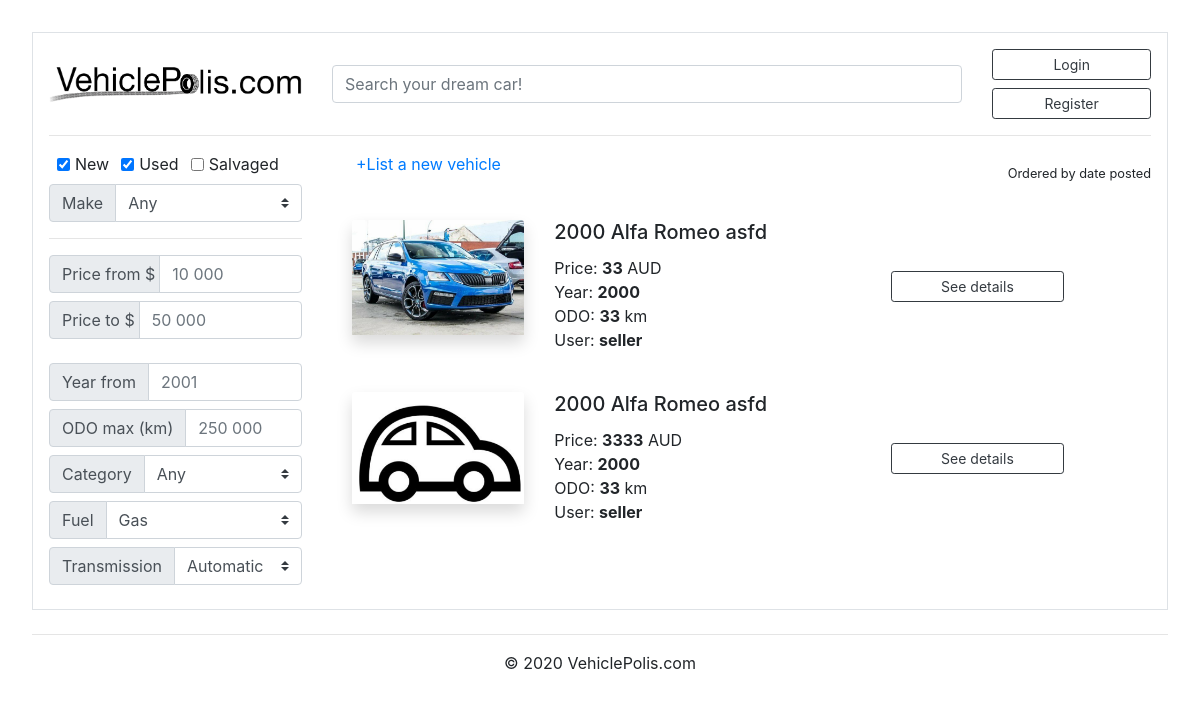
The app's page /item_list, older data.
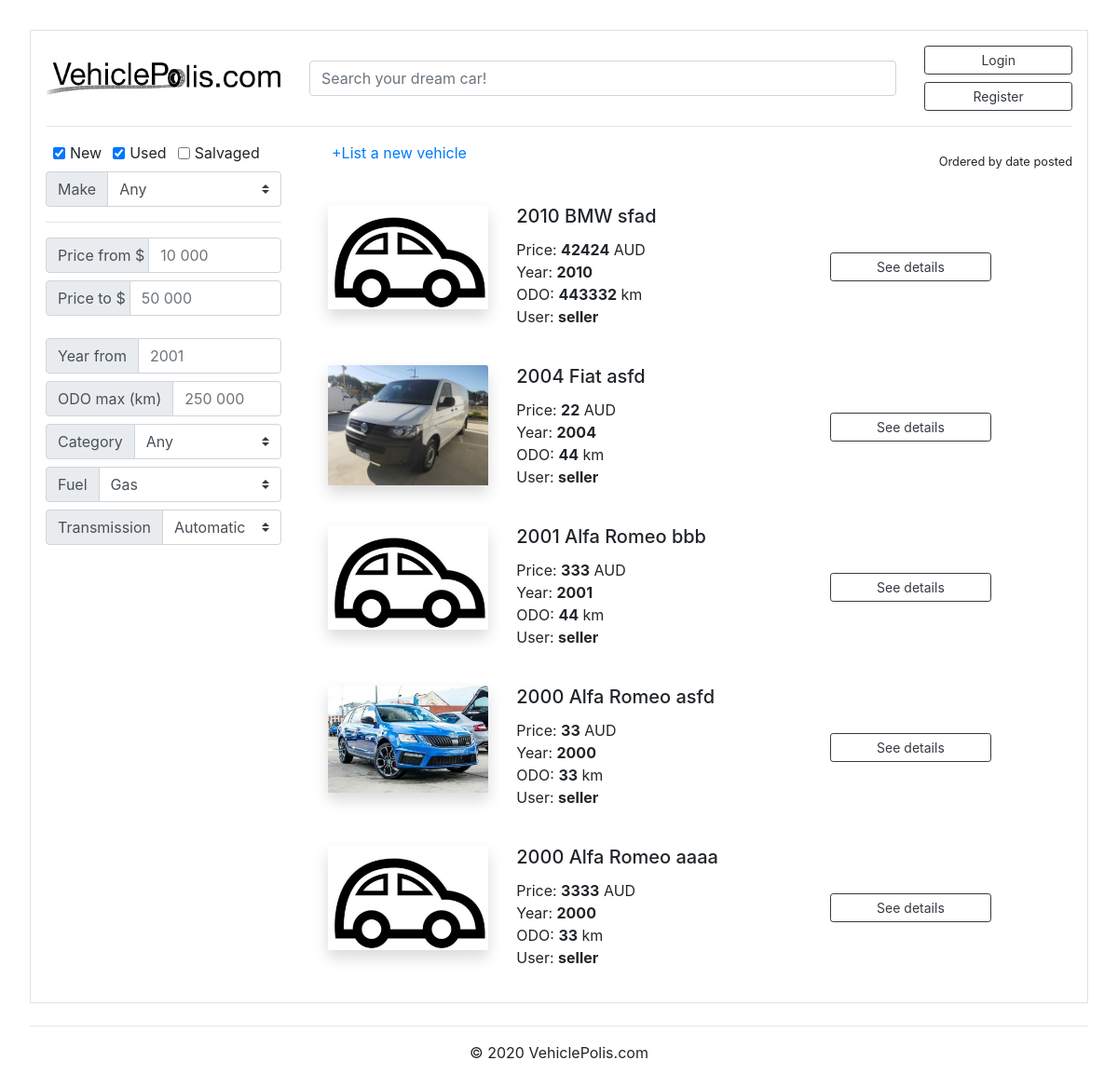
The same page, newer data.
### marketplace/models.py (models this page shows, shortened)
class Post(db.Model):
    id = db.Column(db.Integer, primary_key=True)
    condition = db.Column(db.String(100), nullable=False)
    title = db.Column(db.String(100), nullable=False)
    make = db.Column(db.String(100), nullable=False)
    model = db.Column(db.String(100), nullable=False)
    price = db.Column(db.Integer(), nullable=False)
    year = db.Column(db.Integer(), nullable=False)
    ODO = db.Column(db.Integer(), nullable=False)
    category = db.Column(db.String(100), nullable=False)
    fuel = db.Column(db.String(100), nullable=False)
    transmission = db.Column(db.String(100), nullable=False)
    quantity = db.Column(db.Integer(), nullable=False)
    date_posted = db.Column(db.DateTime, nullable=False, default=datetime.now)
    description = db.Column(db.Text, nullable=True)
    image_file = db.Column(db.String(20), nullable=False, default='default.png')
    user_id = db.Column(db.Integer, db.ForeignKey('user.id'), nullable=False)
    orders = db.relationship('Order', backref='item', lazy=True)
    reviews = db.relationship('Review', backref='item', lazy=True)

class User(db.Model, UserMixin):
    id = db.Column(db.Integer, primary_key=True)
    username = db.Column(db.String(20), unique=True, nullable=False)
    email = db.Column(db.String(120), unique=True, nullable=False)
    password = db.Column(db.String(60), nullable=False)
    role = db.Column(db.String(10), unique=False, nullable=False) #not sure about this one, gotta figure out
    contact_number = db.Column(db.String(60), nullable=False)
    posts = db.relationship('Post', backref='author', lazy=True)
    orders = db.relationship('Order', backref='author', lazy=True)
    reviews = db.relationship('Review', backref='author', lazy=True)

### marketplace/routes.py (the view)
@app.route("/item_list")
def item_list():
    searchform = SearchForm()
    posts = Post.query.order_by(Post.id.desc()).all()
    return render_template('item_list.html', posts=posts, searchform=searchform)

### marketplace/forms.py
class SearchForm(FlaskForm):
    text = StringField('Search')
    submit = SubmitField('Search')

### marketplace/templates/item_list.html (shortened to what this page needs)
{% extends "base.html" %}
{% block content %}
<div class="row">
  <div class="col-md-3">
    <div class="row mb-2 mx-2">
        <div class="form-check form-check-inline">
          <input class="form-check-input" type="checkbox" id="inlineCheckbox1" value="option1" checked>
          <label class="form-check-label" for="inlineCheckbox1">New</label>
        </div>
        <div class="form-check form-check-inline">
          <input class="form-check-input" type="checkbox" id="inlineCheckbox2" value="option2" checked>
          <label class="form-check-label" for="inlineCheckbox2">Used</label>
        </div>
        <div class="form-check form-check-inline">
          <input class="form-check-input" type="checkbox" id="inlineCheckbox3" value="pt pl-5">
          <label class="form-check-label" for="inlineCheckbox3">Salvaged</label>
        </div>
    </div>
    <div class="input-group mb-2">
      <div class="input-group-prepend">
        <label class="input-group-text" for="inputGroupSelect01">Make</label>
      </div>
      <select class="custom-select" id="inputGroupSelect01">
        <option selected>Any</option>
      </select>
    </div>
    <hr>
    <div class="input-group mb-2">
      <div class="input-group-prepend">
        <span class="input-group-text mr-n2" id="basic-addon1">Price from $</span>
      </div>
      <input type="text" class="form-control" placeholder="10 000" aria-label="Username" aria-describedby="basic-addon1">
    </div>
    <div class="input-group mb-4">
      <div class="input-group-prepend">
        <span class="input-group-text mr-n2" id="basic-addon1">Price to $</span>
      </div>
      <input type="text" class="form-control" placeholder="50 000" aria-label="Username" aria-describedby="basic-addon1">
    </div>
    <div class="input-group mb-2">
      <div class="input-group-prepend">
        <span class="input-group-text" id="basic-addon1">Year from</span>
      </div>
      <input type="text" class="form-control" placeholder="2001" aria-label="Username" aria-describedby="basic-addon1">
    </div>
    <div class="input-group mb-2">
      <div class="input-group-prepend">
        <span class="input-group-text" id="basic-addon1">ODO max (km)</span>
      </div>
      <input type="text" class="form-control" placeholder="250 000" aria-label="Username" aria-describedby="basic-addon1">
    </div>
    <div class="input-group mb-2">
      <div class="input-group-prepend">
        <label class="input-group-text" for="inputGroupSelect01">Category</label>
      </div>
      <select class="custom-select" id="inputGroupSelect01">
        <option>Any</option>
      </select>
    </div>
    <div class="input-group mb-2">
      <div class="input-group-prepend">
        <label class="input-group-text" for="inputGroupSelect01">Fuel</label>
      </div>
      <select class="custom-select" id="inputGroupSelect01">
        <option selected>Gas</option>
      </select>
    </div>
    <div class="input-group mb-2">
      <div class="input-group-prepend">
        <label class="input-group-text" for="inputGroupSelect01">Transmission</label>
      </div>
      <select class="custom-select" id="inputGroupSelect01">
        <option value="1">Automatic</option>
      </select>
    </div>
  </div>
    <div class="col-md-9">
      <a href="{{ url_for('add_item') }}" class="m-4"> +List a new vehicle</a>
      <p class="text-right mt-n3"><small>Ordered by date posted</small></p>
      {% for post in posts %}
      <div class="card border-0">
        <div class="card-body">
          <div class="row">
            <div class="col-xl-3 col-lg-3 col-xs-3">
              <img class="card-img-top shadow" src="{{ url_for('static', filename='images/' + post.image_file) }}" alt="Card image cap">
            </div>
            <div class="col-xl-5 col-lg-5 col-xs-5">
              <h5 class="card-title">{{ post.year }} {{ post.make }} {{ post.model }}</h5>
              Price: <strong>{{ post.price }}</strong> AUD<br>
              Year: <strong>{{ post.year }}</strong><br>
              ODO: <strong>{{ post.ODO }}</strong> km<br>
              User: <strong>{{ post.author.username }}</strong>
            </div>
            <div class="col-xl-3 col-lg-3 col-xs-3 my-auto">
              <a href="{{ url_for('post', post_id=post.id) }}" class="btn btn-outline-dark btn-block btn-sm">See details</a>
            </div>
          </div>
        </div>
      </div>
      {% endfor %}
    </div>
</div>
{% endblock content %}

### marketplace/templates/base.html (shortened to what this page needs)
<!doctype html>
<html lang="en">
  <head>
    <link rel="stylesheet" href="https://stackpath.bootstrapcdn.com/bootstrap/4.4.1/css/bootstrap.min.css">
    <link rel="stylesheet" type="text/css" href="/static/CSS/styles.css">
  </head>
  <body>
    <div class="container p-3 my-3 border">
        <div class="row">
            <div class="col-md-4 col-lg-3 my-auto">
                <a href="{{ url_for('home') }}"><img src="/static/images/logo.png" class = "img-responsive" width = "100%"></a>
            </div>
            <div class="col-md-6 col-lg-7 my-auto">
                <form method="POST" action="">
                    {{ searchform.text(class="form-control", placeholder="Search your dream car!") }}
                </form>
            </div>
            <div class="col-md-2 col-lg-2">
                {% if current_user.is_authenticated %}
                    <a href="{{url_for('account')}}" class="btn btn-outline-dark btn-block btn-sm">Account</a>
                    <a href="{{url_for('logout')}}" class="btn btn-outline-dark btn-block btn-sm">Logout</a>
                {% else %}
                    <a href="{{url_for('login')}}" class="btn btn-outline-dark btn-block btn-sm">Login</a>
                    <a href="{{url_for('register')}}" class="btn btn-outline-dark btn-block btn-sm">Register</a>
                {% endif %}
            </div>
        </div>
        <hr>
        <div class='content'>
            {% block content %}
            {% endblock %}
        </div>
    </div>
    <footer class="footer">
        <hr class="mb-3 mt-4">
        <p class="text-center">© 2020 VehiclePolis.com</p>
    </footer>
  </body>
</html>

### marketplace/static/CSS/styles.css (style rules this page uses)
body { margin:2rem; }

Row changes from the older to the newer data that the page shows:
added Post: image_file (placeholder picture), year "2010", make "BMW", model "sfad", price "42424", ODO "443332", author.username "seller"
added Post: image_file (picture), year "2004", make "Fiat", model "asfd", price "22", ODO "44", author.username "seller"
added Post: image_file (placeholder picture), year "2001", make "Alfa Romeo", model "bbb", price "333", ODO "44", author.username "seller"
changed Post: model "asfd" → "aaaa"
